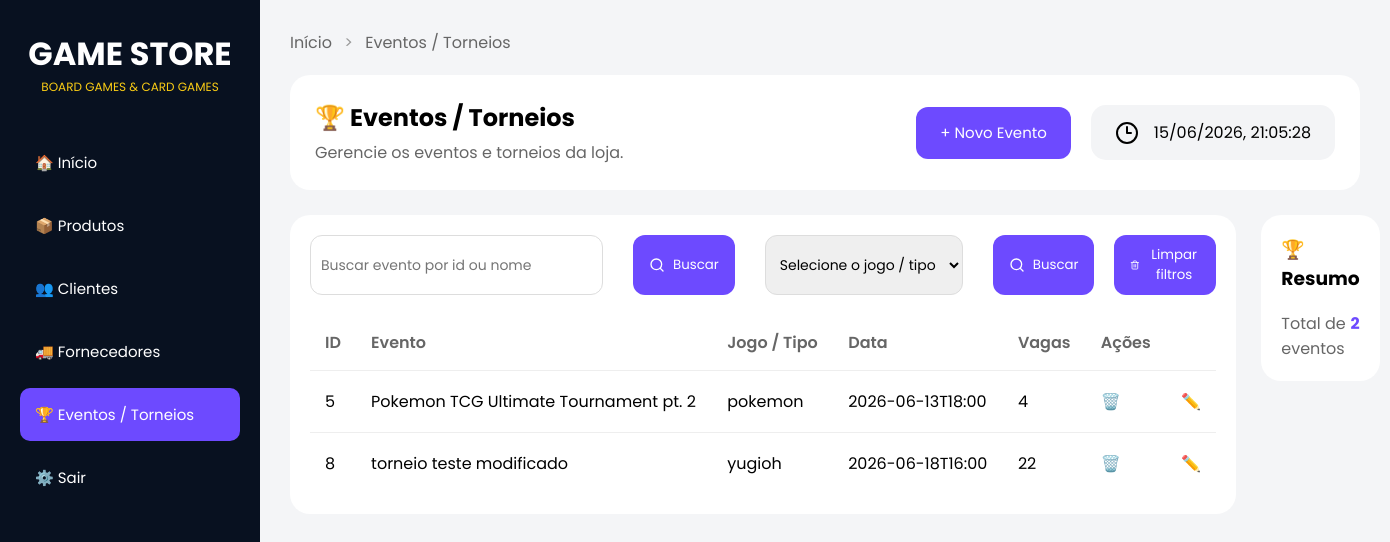
Before: /eventos with the older database file.
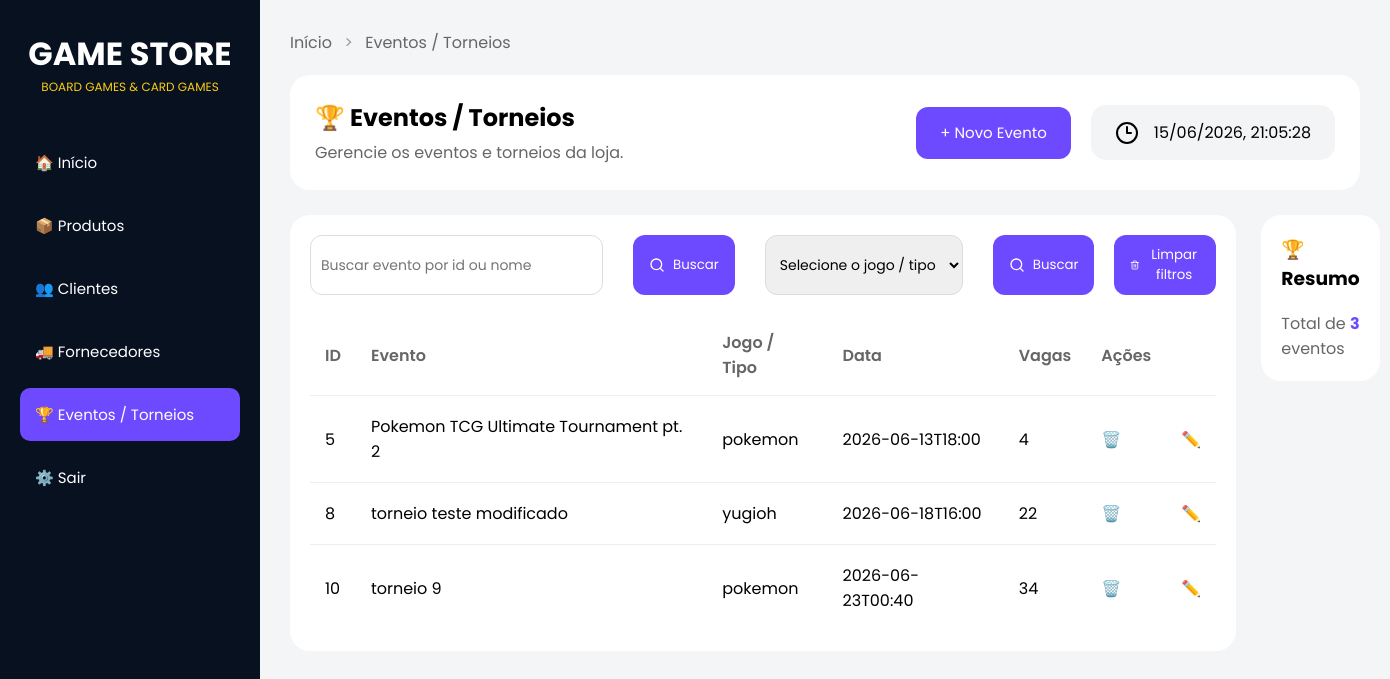
After: the same page with the newer database file.
### tables this page shows
CREATE TABLE eventos (
            id INTEGER PRIMARY KEY AUTOINCREMENT,
            nome TEXT NOT NULL,
            jogo TEXT NOT NULL,
            data TEXT NOT NULL,
            vagas INTEGER NOT NULL
        );

### routes.py (the view)
@app.route("/eventos")
def eventos():
    criar_tabela_eventos()
    lista = listar_eventos()
    return render_template(
    "eventos.html",
    eventos=lista,
    total_eventos=len(lista),
    modo = "criar"
)

### database.py (called while the page is built)
def conectar():
    return sqlite3.connect(CAMINHO_BANCO)

### modules/eventos.py (called while the page is built)
def criar_tabela_eventos():
    conn = conectar()
    cursor = conn.cursor()
    cursor.execute("""
        CREATE TABLE IF NOT EXISTS eventos (
            id INTEGER PRIMARY KEY AUTOINCREMENT,
            nome TEXT NOT NULL,
            jogo TEXT NOT NULL,
            data TEXT NOT NULL,
            vagas INTEGER NOT NULL
        )
    """)
    conn.commit()
    conn.close()

def listar_eventos():
    conn = conectar()
    cursor = conn.cursor()
    cursor.execute("SELECT * FROM eventos") # seleciona tudo da tabela eventos
    eventos = cursor.fetchall()
    conn.close()
    return eventos # retorna tudo q selecionamos com o fetchall

### templates/eventos.html (shortened to what this page needs)
<!doctype html>
<html lang="pt-BR">
<head>
  <link rel="stylesheet" href="{{ url_for('static', filename='eventos.css') }}" />
</head>
<body>
  <div class="sidebar">
    <div class="logo">
      <h1>GAME STORE</h1>
      <p>BOARD GAMES & CARD GAMES</p>
    </div>
    <div class="menu">
      <a href="/">🏠 Início</a>
      <a href="/produtos">📦 Produtos</a>
      <a href="/clientes">👥 Clientes</a>
      <a href="/fornecedores">🚚 Fornecedores</a>
      <a href="/eventos" class="active">🏆 Eventos / Torneios</a>
      <a href="#">⚙️ Sair</a>
    </div>
  </div>
  <main class="main">
    <div class="breadcrumb">
      <a href="/home">Início</a>
      <span>></span>
      <a href="/eventos">Eventos / Torneios</a>
    </div>
    <section class="topo">
      <div class="titulo-subt">
        <h1>🏆 Eventos / Torneios</h1>
        <p>Gerencie os eventos e torneios da loja.</p>
      </div>
      <div class="botoes-titulo">
        <button class="new-event" onclick="mostrarFormulario()">
          + Novo Evento
        </button>
      </div>
      <div class="data">
        <i data-lucide="clock-3"></i>
        <time id="data-hora" class="data-textos"></time>
      </div>
    </section>
    <section class="content">
      <div class="eventos">
        <div class="filtros">
          <form action="/eventos/busca" method="POST" class="form-busca">
            <input type="text" name="busca" placeholder="Buscar evento por id ou nome" required>
            <button type="submit" class="btn-filter"><i data-lucide="search" class="lucide-btn"></i> Buscar</button>
          </form>
          <form action="/eventos/busca-tipo" method="POST" class="form-busca">
            <select name="tipo" class="tipos-select">
              <option value="" disabled selected>Selecione o jogo / tipo</option>
            </select>
            <button type="submit" class="btn-filter"><i data-lucide="search" class="lucide-btn"></i> Buscar</button>
          </form>
          <form class="form-nofiltros" action="/eventos">
            <button type="submit" class="btn-clear"><i data-lucide="trash-2" class="lucide-btn"></i> Limpar
              filtros</button>
          </form>
        </div>
        <table class="tabela-eventos">
          <thead>
            <tr>
              <th>ID</th>
              <th>Evento</th>
              <th>Jogo / Tipo</th>
              <th>Data</th>
              <th>Vagas</th>
              <th>Ações</th>
            </tr>
          </thead>
          <tbody>
            {% if eventos%}
              {% for evento in eventos %}
              <tr>
                <td>{{ evento[0] }}</td>
                <td>{{ evento[1] }}</td>
                <td>{{ evento[2] }}</td>
                <td>{{ evento[3] }}</td>
                <td>{{ evento[4] }}</td>
                <td>
                  <form action="/eventos/excluir/{{ evento[0] }}" method="POST">
                    <button type="submit">🗑️</button>
                  </form>
                </td>
                <td>
                  <form action="/eventos/editar/{{ evento[0] }}" method="GET">
                    <button type="submit">✏️</button>
                  </form>
                </td>
              {% endfor %}
              </tr>
            {% else %}
              <tr>
                <td colspan="6">
                  Nenhum evento encontrado
                </td>
              </tr>
            {% endif %}
          </tbody>
        </table>
      </div>
      <aside class="barra-direita">
        <div class="card">
          <h3>🏆 Resumo</h3>
          <div class="info">
            <span>Total de eventos</span>
            <strong>{{ total_eventos }}</strong>
          </div>
        </div>
      </aside>
    </section>
  </main>
</body>
</html>

Changed rows visible on the page:
added eventos: id "10", nome "torneio 9", jogo "pokemon", data "2026-06-23T00:40", vagas "34"
Other visible differences:
{{ total_eventos }}: "2" → "3"
